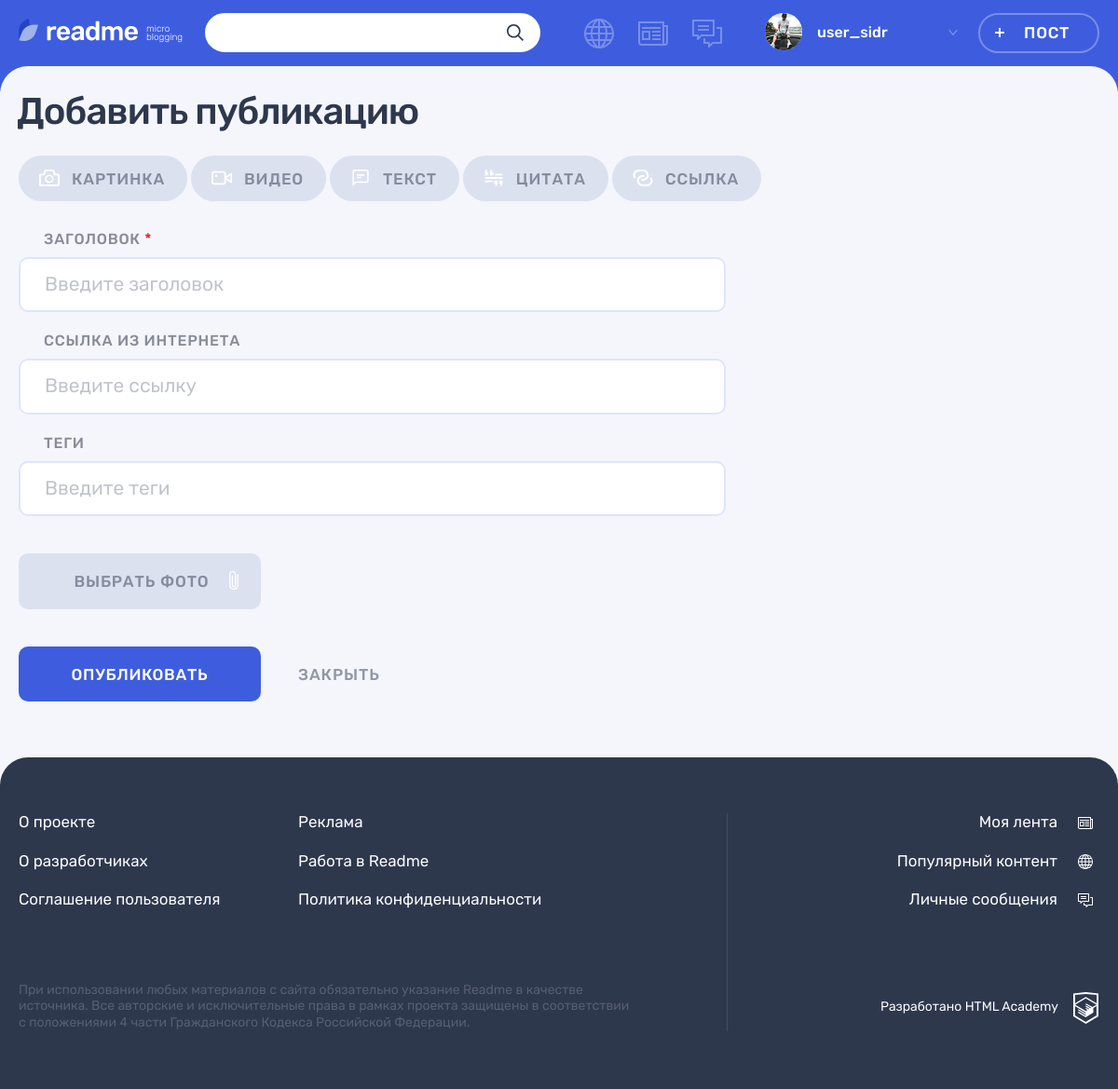
The app's page /add.php (signed in) with its own data.
### tables this page shows
CREATE TABLE content_types(
    id int unsigned PRIMARY KEY AUTO_INCREMENT,
    type varchar(255) NOT NULL UNIQUE,
    name varchar(255) NOT NULL UNIQUE
);

### utils/helpers.php (called while the page is built, shortened)
<?php
function include_template($name, array $data = [])
{
    $name = 'templates/' . $name;
    extract($data);
    require $name;
    $result = ob_get_clean();
    return $result;
}

### models/content_type.php (called while the page is built, shortened)
<?php
function get_content_types(mysqli $db_connection)
{
    $sql = "
        SELECT
            content_types.id,
            content_types.type,
            content_types.name
        FROM content_types
    ";
    $result = mysqli_query($db_connection, $sql);
    return mysqli_fetch_all($result, MYSQLI_ASSOC);
}

### utils/functions.php (called while the page is built, shortened)
<?php
require_once 'utils/helpers.php';
function get_content_filter_url(
    string $basename,
    int $content_type_id = null
): string {
    $query_params = $_GET;
    $query_params[CONTENT_FILTER_QUERY] = $content_type_id;
    $query_string = http_build_query($query_params);
    return "/$basename?$query_string";
}
function get_content_filters(
    array $content_types,
    string $basename,
    int $current_content_type = null
): array {
    $content_filters = $content_types;
    array_walk(
        $content_filters,
        function (&$filter) use ($basename, $current_content_type) {
            $id = $filter['id'];
            $url = get_content_filter_url($basename, $id);
            $active = $id === $current_content_type;
            $filter['url'] = $url;
            $filter['active'] = $active;
        }
    );
    return $content_filters;
}

### templates/pages/add-post-form/content-tabs.php (the view, shortened to what this page needs)
<div class="adding-post__tabs filters">
    <ul class="adding-post__tabs-list filters__list tabs__list">
        <?php
        foreach ($content_tabs as $content_tab): ?>
            <li class="adding-post__tabs-item filters__item">
                <a class="adding-post__tabs-link filters__button filters__button--photo <?= $content_tab['active']
                    ? 'filters__button--active tabs__item--active'
                    : '' ?> tabs__item button" <?= !$content_tab['active']
                    ? 'href="' . $content_tab['url'] . '"'
                    : '' ?>>
                    <svg class="filters__icon" width="22" height="18">
                        <use xlink:href="#icon-filter-<?= $content_tab['type'] ?>"></use>
                    </svg>
                    <span><?= $content_tab['name'] ?></span>
                </a>
            </li>
        <?php
        endforeach; ?>
    </ul>
</div>

### css/main.css (style rules this page uses)
html { line-height:1.15;-webkit-text-size-adjust:100% }
body { margin:0 }
a { background-color:transparent }
body,html { width:100%;height:100%;min-width:1200px;margin:0;padding:0;font-family:rubik,arial,sans-serif;font-weight:400;font-style:normal;font-size:16px;line-height:1.15;color:#2e384d;-webkit-font-smoothing:antialiased;font-smoothing:antialiased;-webkit-box-sizing:border-box;box-sizing:border-box }
*,::after,::before { -webkit-box-sizing:inherit;box-sizing:inherit }
a { color:inherit;text-decoration:none;-webkit-transition:color .3s,opacity .3s;transition:color .3s,opacity .3s;cursor:pointer }
.button { padding:0;background:0 0;border:none;text-decoration:none;cursor:pointer;display:inline-block;font:inherit;text-align:center;word-break:break-word;word-wrap:wrap;overflow-wrap:break-word;-webkit-transition:color .3s,background-color .3s,border .3s,opacity .3s;transition:color .3s,background-color .3s,border .3s,opacity .3s;outline:0 }
.page { display:-webkit-box;display:-ms-flexbox;display:flex;-webkit-box-orient:vertical;-webkit-box-direction:normal;-ms-flex-direction:column;flex-direction:column;background-color:#3e5dde }
.filters { margin:0;padding:0;list-style:none }
.filters__list { margin:0;padding:0;list-style:none }
.filters__item { position:relative }
.filters__button { display:-webkit-box;display:-ms-flexbox;display:flex;-webkit-box-pack:center;-ms-flex-pack:center;justify-content:center;-webkit-box-align:center;-ms-flex-align:center;align-items:center;height:100%;font-size:17px;line-height:1;font-weight:500;text-transform:uppercase;color:rgba(46,56,77,.3);background-color:rgba(205,212,232,.6);border-radius:50% }
.filters__icon { fill:#2e384d;opacity:.2;-webkit-transition:fill .3s,opacity .3s;transition:fill .3s,opacity .3s }
.adding-post__tabs-link.filters__button .filters__icon,.search__tabs-link.filters__button .filters__icon { fill:#fff;opacity:1;top:50%;-webkit-transform:translateY(-50%);transform:translateY(-50%) }
.adding-post__tabs-link.filters__button--photo,.search__tabs-link.filters__button--photo { padding-right:24px;padding-left:57px }
.adding-post__tabs-link.filters__button--photo .filters__icon,.search__tabs-link.filters__button--photo .filters__icon { left:22px }
.adding-post__tabs { display:-webkit-box;display:-ms-flexbox;display:flex;-webkit-box-align:center;-ms-flex-align:center;align-items:center;padding-top:23px;padding-bottom:17px }
.adding-post__tabs-list { margin:0;padding:0;list-style:none;display:-webkit-box;display:-ms-flexbox;display:flex;-webkit-box-align:start;-ms-flex-align:start;align-items:flex-start;-ms-flex-wrap:wrap;flex-wrap:wrap }
.adding-post__tabs-item { margin-right:4px;margin-bottom:15px }
.adding-post__tabs-link { padding-top:17px;padding-bottom:15px;letter-spacing:.85px;padding-right:36px;padding-left:60px;color:rgba(46,56,77,.5);border-radius:25px }
.adding-post__tabs-link .filters__icon { position:absolute }

### records on screen
content_types: name "КАРТИНКА"
content_types: name "ВИДЕО"
content_types: name "ТЕКСТ"
content_types: name "ЦИТАТА"
content_types: name "ССЫЛКА"

### other values on screen
$user['login'] "user_sidr"
